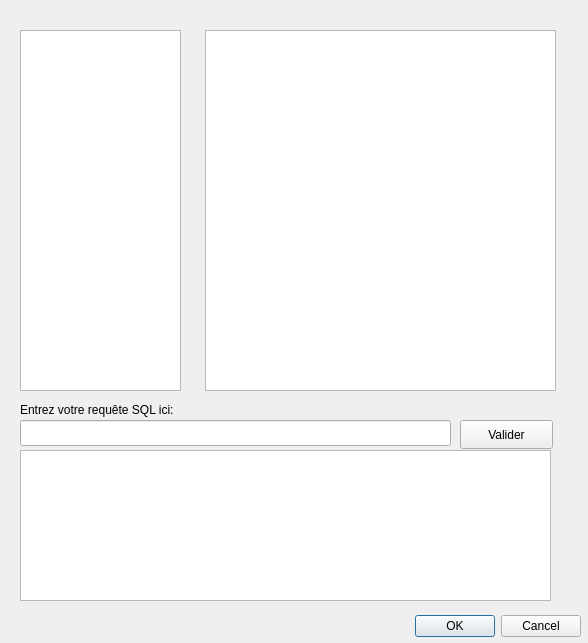
<?xml version="1.0" encoding="UTF-8"?>
<ui version="4.0">
 <class>BDDDialog</class>
 <widget class="QDialog" name="BDDDialog">
  <property name="geometry">
   <rect>
    <x>0</x>
    <y>0</y>
    <width>588</width>
    <height>643</height>
   </rect>
  </property>
  <property name="windowTitle">
   <string>Dialog</string>
  </property>
  <widget class="QDialogButtonBox" name="buttonBox">
   <property name="geometry">
    <rect>
     <x>200</x>
     <y>610</y>
     <width>381</width>
     <height>32</height>
    </rect>
   </property>
   <property name="orientation">
    <enum>Qt::Horizontal</enum>
   </property>
   <property name="standardButtons">
    <set>QDialogButtonBox::Cancel|QDialogButtonBox::Ok</set>
   </property>
  </widget>
  <widget class="QListView" name="listeTables">
   <property name="geometry">
    <rect>
     <x>20</x>
     <y>30</y>
     <width>161</width>
     <height>361</height>
    </rect>
   </property>
  </widget>
  <widget class="QTableView" name="tableView">
   <property name="geometry">
    <rect>
     <x>205</x>
     <y>30</y>
     <width>351</width>
     <height>361</height>
    </rect>
   </property>
  </widget>
  <widget class="QLineEdit" name="SQLcommandLineEdit">
   <property name="geometry">
    <rect>
     <x>20</x>
     <y>420</y>
     <width>431</width>
     <height>26</height>
    </rect>
   </property>
  </widget>
  <widget class="QLabel" name="SQLcommandLabel">
   <property name="geometry">
    <rect>
     <x>20</x>
     <y>400</y>
     <width>191</width>
     <height>20</height>
    </rect>
   </property>
   <property name="text">
    <string>Entrez votre requête SQL ici:</string>
   </property>
  </widget>
  <widget class="QPushButton" name="SQLcommandButton">
   <property name="geometry">
    <rect>
     <x>460</x>
     <y>420</y>
     <width>93</width>
     <height>29</height>
    </rect>
   </property>
   <property name="text">
    <string>Valider</string>
   </property>
  </widget>
  <widget class="QTableView" name="SQLresultTableView">
   <property name="geometry">
    <rect>
     <x>20</x>
     <y>450</y>
     <width>531</width>
     <height>151</height>
    </rect>
   </property>
  </widget>
 </widget>
 <resources/>
 <connections>
  <connection>
   <sender>buttonBox</sender>
   <signal>accepted()</signal>
   <receiver>BDDDialog</receiver>
   <slot>accept()</slot>
   <hints>
    <hint type="sourcelabel">
     <x>248</x>
     <y>254</y>
    </hint>
    <hint type="destinationlabel">
     <x>157</x>
     <y>274</y>
    </hint>
   </hints>
  </connection>
  <connection>
   <sender>buttonBox</sender>
   <signal>rejected()</signal>
   <receiver>BDDDialog</receiver>
   <slot>reject()</slot>
   <hints>
    <hint type="sourcelabel">
     <x>316</x>
     <y>260</y>
    </hint>
    <hint type="destinationlabel">
     <x>286</x>
     <y>274</y>
    </hint>
   </hints>
  </connection>
 </connections>
</ui>
